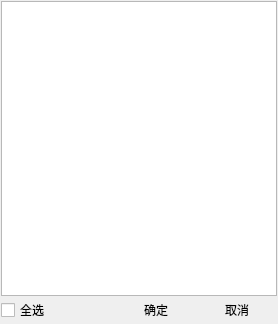
<?xml version="1.0" encoding="UTF-8"?>
<ui version="4.0">
 <class>TrashDialog</class>
 <widget class="QDialog" name="TrashDialog">
  <property name="geometry">
   <rect>
    <x>0</x>
    <y>0</y>
    <width>278</width>
    <height>324</height>
   </rect>
  </property>
  <property name="sizePolicy">
   <sizepolicy hsizetype="Maximum" vsizetype="Maximum">
    <horstretch>0</horstretch>
    <verstretch>0</verstretch>
   </sizepolicy>
  </property>
  <property name="windowTitle">
   <string>Dialog</string>
  </property>
  <layout class="QVBoxLayout" name="verticalLayout">
   <property name="spacing">
    <number>1</number>
   </property>
   <property name="leftMargin">
    <number>1</number>
   </property>
   <property name="topMargin">
    <number>1</number>
   </property>
   <property name="rightMargin">
    <number>1</number>
   </property>
   <property name="bottomMargin">
    <number>1</number>
   </property>
   <item>
    <widget class="QListWidget" name="listWidget"/>
   </item>
   <item>
    <layout class="QHBoxLayout" name="horizontalLayout">
     <item>
      <widget class="QCheckBox" name="allBox">
       <property name="text">
        <string>全选</string>
       </property>
       <property name="autoRepeat">
        <bool>true</bool>
       </property>
      </widget>
     </item>
     <item>
      <spacer name="horizontalSpacer">
       <property name="orientation">
        <enum>Qt::Horizontal</enum>
       </property>
       <property name="sizeHint" stdset="0">
        <size>
         <width>40</width>
         <height>20</height>
        </size>
       </property>
      </spacer>
     </item>
     <item>
      <widget class="QPushButton" name="okButton">
       <property name="text">
        <string>确定</string>
       </property>
       <property name="flat">
        <bool>true</bool>
       </property>
      </widget>
     </item>
     <item>
      <widget class="QPushButton" name="cancelButton">
       <property name="text">
        <string>取消</string>
       </property>
       <property name="flat">
        <bool>true</bool>
       </property>
      </widget>
     </item>
    </layout>
   </item>
  </layout>
 </widget>
 <resources/>
 <connections/>
</ui>
